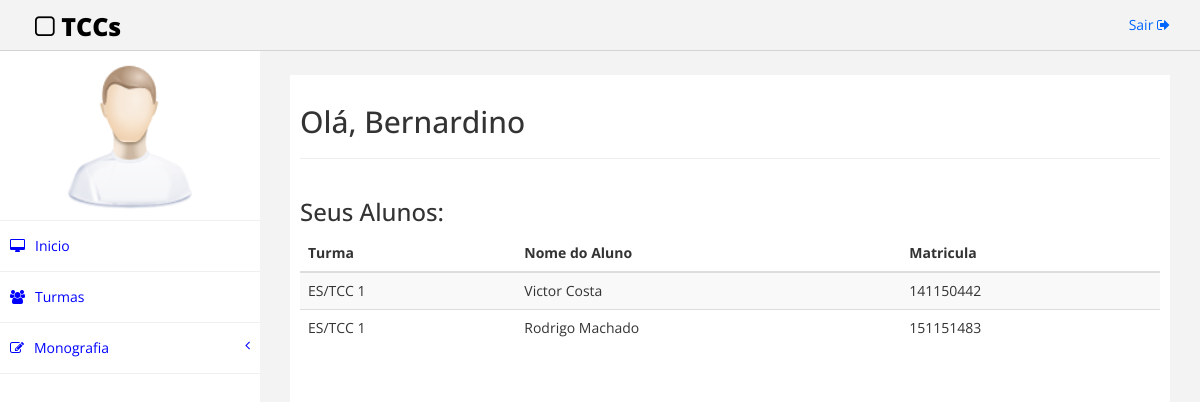
The page /src/indexCoordenador.php (signed in) on the database its author committed.
### tables this page shows
CREATE TABLE IF NOT EXISTS `professor` (
  `siape` varchar(20) NOT NULL,
  `nome` varchar(50) NOT NULL,
  `senha` varchar(45) NOT NULL,
  `email` varchar(50) NOT NULL,
  PRIMARY KEY (`siape`)
);

CREATE TABLE IF NOT EXISTS `turma_has_aluno` (
  `Turma_nomeTurma` varchar(15) NOT NULL,
  `Aluno_matricula` varchar(50) NOT NULL,
  PRIMARY KEY (`Turma_nomeTurma`,`Aluno_matricula`),
  KEY `fk_Turma_has_Aluno_Aluno1_idx` (`Aluno_matricula`),
  KEY `fk_Turma_has_Aluno_Turma1_idx` (`Turma_nomeTurma`)
);

CREATE TABLE IF NOT EXISTS `aluno` (
  `matricula` varchar(50) NOT NULL,
  `nome` varchar(50) NOT NULL,
  `senha` varchar(45) NOT NULL,
  `email` varchar(50) NOT NULL,
  PRIMARY KEY (`matricula`)
);

### src/indexCoordenador.php (the view, shortened to what this page needs)
<!DOCTYPE html>
<html>
<head>
    <link href="assets/css/bootstrap.css" rel="stylesheet" />
    <link href="assets/css/font-awesome.css" rel="stylesheet" />
    <link href="assets/css/custom.css" rel="stylesheet" />
</head>
<body>
    <div id="wrapper">
        <div class="navbar navbar-inverse navbar-fixed-top">
            <div class="adjust-nav">
                <div class="navbar-header">
                    <a class="navbar-brand" href="#"><i class="fa fa-square-o "></i>&nbsp;TCCs</a>
                </div>
                <div class="navbar-collapse collapse">
                    <ul class="nav navbar-nav navbar-right">
                        <li><a href="./action/logout.php">Sair <i class="fa fa-sign-out "></i></a></li>
                    </ul>
                </div>
            </div>
        </div>
        <nav class="navbar-default navbar-side" role="navigation">
            <div class="sidebar-collapse">
                <ul class="nav" id="main-menu">
                    <li class="text-center user-image-back">
                        <img src="assets/img/find_user.png" class="img-responsive user-image" />
                    </li>
                    <li>
                        <a href="indexCoordenador.php"><i class="fa fa-desktop "></i>Inicio</a>
                    </li>
                    <li>
                        <a href="turmas.php"><i class="fa fa-users "></i>Turmas</a>
                    </li>
                            <li>
                                <a href="#"><i class="fa fa-edit "></i>Monografia<span class="fa arrow"></span></a>
                            </li>
                        </ul>
            </div>
        </nav>
        <div id="page-wrapper">
            <div id="page-inner">
                <div class="row">
                    <div class="col-md-12">
                        <h2>Olá, <?php
                                $conn = new Connection();
                                $connection = $conn->getConnection();
                                $sql = "SELECT nome FROM professor WHERE siape = '".$_SESSION['usuario']."'";
                                $resultado = mysqli_query($connection, $sql) or die ("Erro ao conectar na tabela " . mysqli_error($connection));
                                $row = $resultado->fetch_assoc();
                                        echo $row['nome'];
                            ?></h2>
                            <hr>
                    </div>
                </div>
               <div class="row">
                    <div class="col-md-12">
                        <h3>Seus Alunos:</h3>
                        <table class="table table-striped table-hover table-responsive">
                            <thead>
                                <tr>
                                    <th>
                                        Turma
                                    </th>
                                    <th>
                                        Nome do Aluno
                                    </th>
                                    <th>
                                        Matricula
                                    </th>
                                </tr>
                            </thead>
                            <tbody>
                                <?php
                                    $conn = new Connection();
                                    $connection = $conn->getConnection();
                                    $sql = "SELECT nomeTurma FROM turma WHERE Professor_siape = '".$_SESSION['usuario']."'";
                                    $resultado = mysqli_query($connection, $sql) or die ("Erro ao conectar na tabela " . mysqli_error($connection));
                                    $row = $resultado->fetch_assoc();
                                    $Turma = $row['nomeTurma'];
                                    $sql = "SELECT `aluno`.`nome`, `turma_has_aluno`.`Turma_nomeTurma`, `turma_has_aluno`.`Aluno_matricula`
                                            FROM `turma_has_aluno`
                                                LEFT JOIN `aluno` ON `turma_has_aluno`.`Aluno_matricula` = `aluno`.`matricula`
                                            WHERE (`turma_has_aluno`.`Turma_nomeTurma` = '".$Turma."');
                                            ";
                                    $resultado = mysqli_query($connection, $sql) or die ("Erro ao conectar na tabela " . mysqli_error($connection));
                                    while($row = $resultado->fetch_assoc()) {
                                            echo "<tr>
                                                    <td>
                                                        ".$row["Turma_nomeTurma"]."
                                                    </td>
                                                    <td>
                                                        ".$row["nome"]."
                                                    </td>
                                                    <td>
                                                        ".$row["Aluno_matricula"]."
                                                    </td>
                                                </tr>";
                                    }
                                ?>
                            </tbody>
                        </table>
                    </div>
                </div>
            </div>
        </div>
    </div>
</body>
</html>

### src/assets/css/custom.css (style rules this page uses)
body { font-family: 'Open Sans', sans-serif; }
#wrapper { width: 100%; margin-top:50px; }
#page-wrapper { padding: 15px 15px; min-height: 600px; background:#F3F3F3; }
#page-inner { width:100%; margin:10px 20px 10px 0px; background-color:#fff!important; padding:10px; min-height:1200px; }
.text-center { text-align:center; }
.user-image-back { background-color: white; padding: 10px; }
.user-image { width: 150px; height: 150px; display: block; margin: 0 auto; }
.navbar-inverse .navbar-nav > li > a { color: #06F; }
.arrow { float: right; }
.fa.arrow:before { content: "\f104"; }
.sidebar-collapse , .sidebar-collapse .nav { background:none; }
.sidebar-collapse .nav { padding:0; }
.sidebar-collapse .nav > li > a { background: #FFFFFF; text-shadow: none; color:#0000FF; }
.sidebar-collapse > .nav > li > a { padding:15px 10px; }
.sidebar-collapse > .nav > li { border-bottom: 1px solid rgba(240, 240, 240, 1) !important; }
.navbar-side { border:none; background-color: #202020; }
.navbar-inverse { background-color: #f3f3f3; border-color: #D3D3D3; }
.navbar-default { border:0px solid #DDDDDD; }
.nav > li > a > i { margin-right:10px; }
.navbar-inverse .navbar-brand { color: #000000; font-size: 25px; font-weight: 900; }
.adjust-nav { padding-left:20px;padding-right:20px; }
@media (min-width:768px) { #page-wrapper { margin: 0 0 0 260px; padding: 15px 30px; min-height: 1200px; } }
@media (min-width:768px) { .navbar-side { z-index: 1; position: absolute; width: 260px; } }
@media (min-width:768px) { .navbar { border-radius: 0px; } }

### rows shown on the page
professor: nome "Bernardino"
turma_has_aluno: Turma_nomeTurma "ES/TCC 1", Aluno_matricula.nome "Victor Costa", Aluno_matricula "141150442"
turma_has_aluno: Turma_nomeTurma "ES/TCC 1", Aluno_matricula.nome "Rodrigo Machado", Aluno_matricula "151151483"
